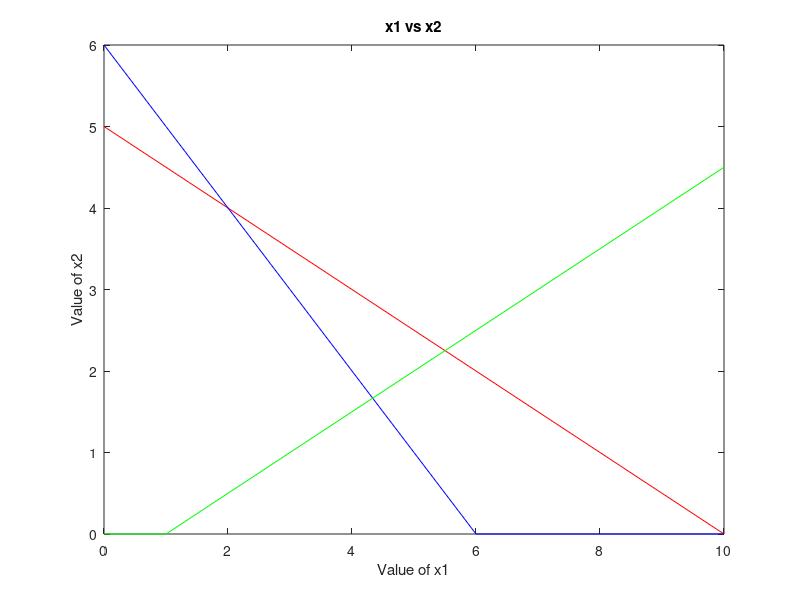

MATLAB code for this plot: (Note: this script raises an error after producing the figure.)
%input parameters
%plot the region
%corner points
%intersection points
%find feasible region
%optimal soln

%max z=2x1+x2
%st. x1+2x2<=10 ;x1+x2<=6; x1-2x2<=1;x1,x2>=0
clear all;
clc
format rat

%input parameter
c=[2,1]
a=[1 2;1 1;1 -2]
b=[10;6;1]

%plotting
p=max(b)
x1=0:1:max(b)
x12=(b(1)-a(1,1).*x1)/(a(1,2));
x22=(b(2)-a(2,1).*x1)/(a(2,2));
x32=(b(3)-a(3,1).*x1)./(a(3,2));
x12=max(0,x12);
x22=max(0,x22);
x32=max(0,x32);
plot(x1,x12,'r',x1,x22,'b',x1,x32,'g');
title('x1 vs x2')
xlabel('Value of x1')
ylabel('Value of x2')

%corner points
cx1=find(x1==0)
c1=find(x12==0)
line1=[x1(:,[cx1,c1]);x12(:,[cx1,c1])]'
c2=find(x22==0)
line2=[x1(:,[cx1,c2]);x22(:,[cx1,c2])]'
c3=find(x32==0)
line3=[x1(:,[cx1,c3]);x32(:,[cx1,c3])]'
corpt=unique([line1;line2;line3],'rows')

%intersection
pt=[0;0]
for i=1:size(a,1)
a1=a(i,:)
b1=b(i,:)
for j=i+1:size(a,1)
a2=a(j,:);
b2=b(j,:);
a4=[a1;a2];
b4=[b1;b2];
x=a4\b4
pt=[pt x]
end
end
ptt=pt'
allpoint=[ptt;corpt]
points=unique(allpoint,'rows')
%feasible region
PT=constraint(points)